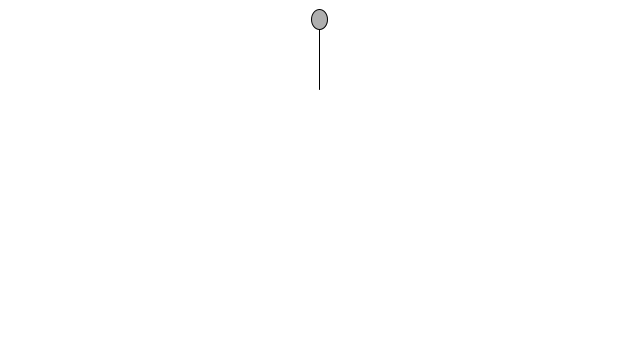
Frame 1 (no input)
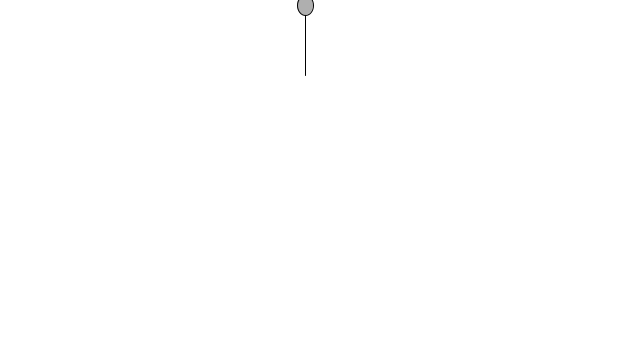
Frame 60 (the mouse pressed at the canvas centre just before this capture)
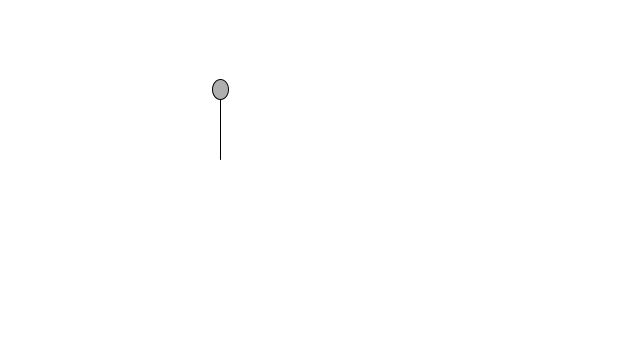
Frame 120 (the mouse held since frame 60 and released just before this capture)

The Processing sketch that drew these frames (run headless with seeded random() and noise(); from frame 60 on, the mouse is pressed at the canvas centre):

// Processing sketch: _020312HeliumBallonEx_A
// ── _020312HeliumBallonEx_A.pde
Mover m;
float t;
float dt= 0.001;
int noiseAmp=30;
float n,xWind;

void setup() {
  size(640,360);
  smooth();
  m = new Mover(); 
}

void draw() {
  background(255);
  t+=dt;
  n=noise(t)*noiseAmp;
//  println(n);

if(mouseX>m.location.x){
  xWind=-n;
}
else{
xWind=n;
} 

  if (mousePressed){
  PVector wind = new PVector(xWind,n);
  m.applyForce(wind);}
  
  m.update();
  m.display();
  m.checkEdges();

}




// ── Mover.pde
class Mover {

  PVector location;
  PVector velocity;
  PVector acceleration;
  float topspeed;

  Mover() {
    location = new PVector(width/2,20);
    velocity = new PVector(0,0);
    acceleration = new PVector(-.25,-.25);
    topspeed = 2;
  }
  
  void applyForce(PVector f) {
    acceleration.add(f);
  }
  
  void update() {
    velocity.add(acceleration);
    velocity.limit(topspeed);
    location.add(velocity);
    acceleration.mult(0);
  }

  void display() {
    stroke(0);
    fill(175);
    line(location.x,location.y,location.x,location.y+70);
    ellipse(location.x,location.y,16,20);
  }

  void checkEdges() {

    if (location.x > width) {
      velocity.x*=-1;
      location.x = width;
    } 
    else if (location.x < 0) {
      velocity.x*=-1;
      location.x = 0;
    }

    if (location.y > height) {
      velocity.y*=-.55;
      location.y = height;
    } 
    else if (location.y < 0) {
      velocity.y*=-.55;
      location.y = 0;
    }

  }

}
